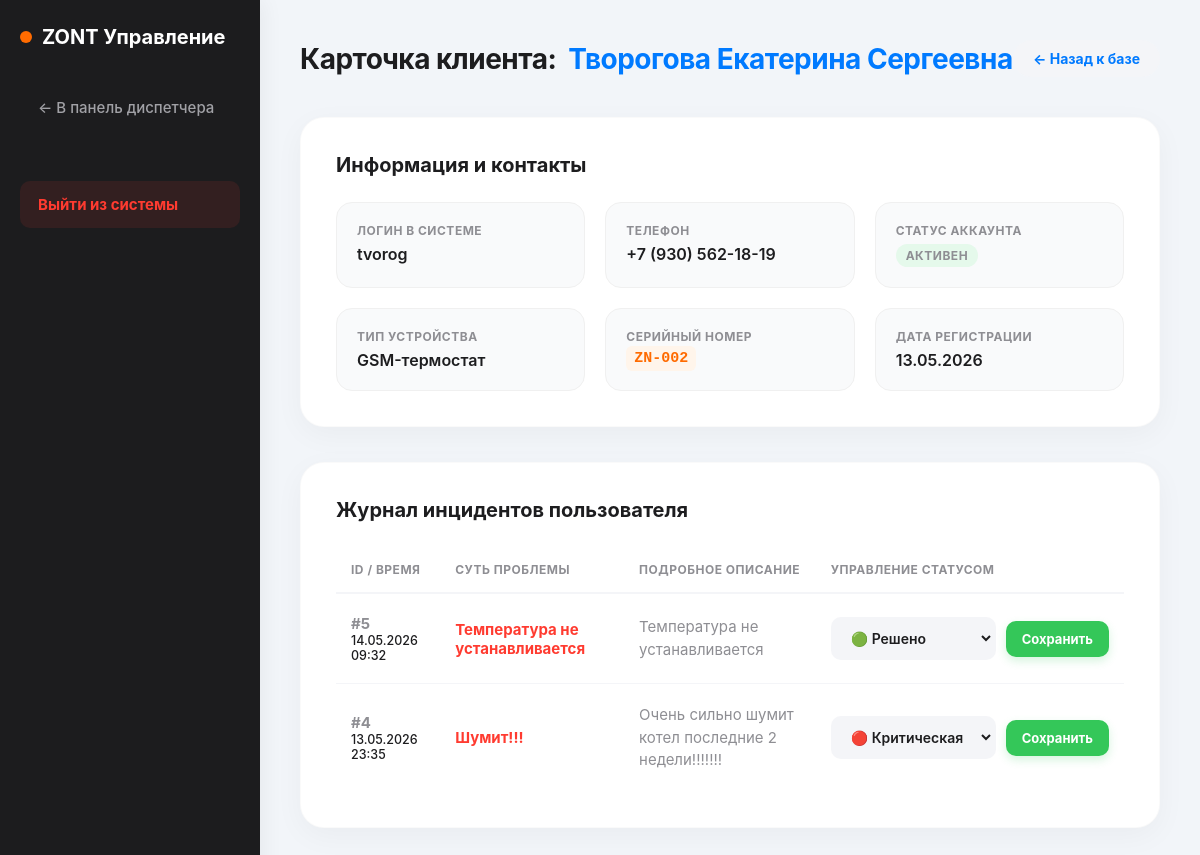
Page /management/user/5/ (signed in) on the committed database.
### monitoring/models.py (models this page shows, shortened)
class Profile(models.Model):
    user = models.OneToOneField(User, on_delete=models.CASCADE)
    fio = models.CharField(max_length=255, verbose_name="ФИО")
    phone = models.CharField(max_length=20, verbose_name="Телефон")
    target_temp = models.FloatField(default=50.0, verbose_name="Целевая температура (°C)")
    DEVICE_TYPES = [
        ('thermostat', 'GSM-термостат'),
        ('controller', 'Контроллер отопления'),
        ('tracker', 'Автомобильный трекер'),
        ('security', 'Охранная система'),
    ]
    device_type = models.CharField(max_length=50, choices=DEVICE_TYPES, verbose_name="Тип оборудования")
    serial_number = models.CharField(max_length=100, verbose_name="Серийный номер")
    is_approved = models.BooleanField(default=False, verbose_name="Аккаунт подтвержден")
    last_metric = models.FloatField(null=True, blank=True, verbose_name="Последняя метрика")
    last_metric_time = models.DateTimeField(auto_now=True, null=True)

class SupportTicket(models.Model):
    STATUS_CHOICES = [
        ('new', 'Новая (Ожидает)'),
        ('in_progress', 'В работе у инженера'),
        ('resolved', 'Решено'),
    ]
    user = models.ForeignKey(User, on_delete=models.CASCADE, verbose_name="Пользователь")
    title = models.CharField(max_length=200, verbose_name="Краткая суть проблемы")
    description = models.TextField(verbose_name="Подробное описание")
    status = models.CharField(max_length=20, choices=STATUS_CHOICES, default='new', verbose_name="Статус")
    created_at = models.DateTimeField(auto_now_add=True, verbose_name="Дата создания")

### monitoring/views.py (the view, shortened to what this page needs)
# urls.py: path('management/user/<int:user_id>/', views.user_history_view, name='user_history'),
@login_required
@user_passes_test(is_admin, login_url='/')
def user_history_view(request, user_id):
    client_user = get_object_or_404(User, id=user_id)
    client_profile = get_object_or_404(Profile, user=client_user)
    client_tickets = SupportTicket.objects.filter(user=client_user).order_by('-created_at')
    return render(request, 'user_history.html', {'client': client_profile, 'tickets': client_tickets})

### monitoring/views.py (called while the page is built)
def is_admin(user):
    return user.is_superuser

### templates/user_history.html (shortened to what this page needs)
﻿<!DOCTYPE html>
<html lang="ru">
<head>
</head>
<body>
    <div class="sidebar">
        <h2>ZONT Управление</h2>
        <nav>
            <a href="{% url 'admin_dashboard' %}">← В панель диспетчера</a>
            <a href="{% url 'logout' %}" style="margin-top: 50px; color: #ff3b30; font-weight: bold; background: rgba(255,59,48,0.1);">Выйти из системы</a>
        </nav>
    </div>
    <div class="main-content">
        <div class="header">
            <h1>Карточка клиента: <span style="color: var(--accent-blue);">{{ client.fio }}</span></h1>
            <a href="{% url 'admin_dashboard' %}" class="btn-back">← Назад к базе</a>
        </div>
        <div class="card">
            <h2>Информация и контакты</h2>
            <div class="client-info">
                <div class="info-block">
                    <span>Логин в системе</span>
                    <div class="value">{{ client.user.username }}</div>
                </div>
                <div class="info-block">
                    <span>Телефон</span>
                    <div class="value">{{ client.phone }}</div>
                </div>
                <div class="info-block">
                    <span>Статус аккаунта</span>
                    <div class="value">
                        {% if client.is_approved %}
                            <span class="status-badge status-active">Активен</span>
                        {% else %}
                            <span class="status-badge status-blocked">Заблокирован</span>
                        {% endif %}
                    </div>
                </div>
                <div class="info-block">
                    <span>Тип устройства</span>
                    <div class="value">{{ client.get_device_type_display }}</div>
                </div>
                <div class="info-block">
                    <span>Серийный номер </span>
                    <div class="value"><code class="sn-code">{{ client.serial_number }}</code></div>
                </div>
                <div class="info-block">
                    <span>Дата регистрации</span>
                    <div class="value">{{ client.user.date_joined|date:"d.m.Y" }}</div>
                </div>
            </div>
        </div>
        <div class="card">
            <h2>Журнал инцидентов пользователя</h2>
            {% if tickets %}
            <table>
                <thead>
                    <tr>
                        <th>ID / Время</th>
                        <th>Суть проблемы</th>
                        <th>Подробное описание</th>
                        <th>Управление статусом</th>
                    </tr>
                </thead>
                <tbody>
                    {% for ticket in tickets %}
                    <tr>
                        <td>
                            <strong style="color: var(--text-muted);">#{{ ticket.id }}</strong><br>
                            <small style="font-weight: 500; color: var(--text-main);">{{ ticket.created_at|date:"d.m.Y H:i" }}</small>
                        </td>
                        <td><strong style="color: var(--danger-red); font-size: 15px;">{{ ticket.title }}</strong></td>
                        <td style="max-width: 350px; line-height: 1.5; color: var(--text-muted);">{{ ticket.description }}</td>
                        <td>
                            <form method="POST" class="status-form">
                                <select name="new_status">
                                    <option value="new" {% if ticket.status == 'new' %}selected{% endif %}>🔴 Критическая</option>
                                    <option value="resolved" {% if ticket.status == 'resolved' %}selected{% endif %}>🟢 Решено</option>
                                </select>
                                <button type="submit" class="btn-save">Сохранить</button>
                            </form>
                        </td>
                    </tr>
                    {% endfor %}
                </tbody>
            </table>
            {% else %}
            <div style="background: #f4f5f8; padding: 30px; border-radius: var(--radius-md); text-align: center; margin-top: 10px;">
                <p style="color: var(--text-muted); font-size: 15px; font-weight: 500;">У этого клиента еще не было зафиксировано поломок или инцидентов.</p>
            </div>
            {% endif %}
        </div>
    </div>
</body>
</html>

### templates/user_history.html (style rules this page uses)
:root { --bg-main: #f2f5f9; --bg-card: #ffffff; --sidebar-bg: #1c1c1e; --sidebar-hover: #2c2c2e; --text-main: #1d1d1f; --text-muted: #8e8e93; --accent-blue: #007aff; --accent-orange: #ff6b00; --danger-red: #ff3b30; --success-green: #34c759; --radius-lg: 24px; --radius-md: 16px; --radius-sm: 10px; --shadow-card: 0 8px 30px rgba(0,0,0,0.04); }
* { box-sizing: border-box; margin: 0; padding: 0; font-family: -apple-system, BlinkMacSystemFont, 'Segoe UI', Roboto, Helvetica, Arial, sans-serif; }
body { background: var(--bg-main); color: var(--text-main); display: flex; min-height: 100vh; -webkit-font-smoothing: antialiased; }
.sidebar { width: 260px; background: var(--sidebar-bg); color: white; padding: 25px 20px; box-shadow: 4px 0 20px rgba(0,0,0,0.05); z-index: 10; }
.sidebar h2 { font-size: 20px; margin-bottom: 35px; color: var(--bg-card); font-weight: 700; display: flex; align-items: center; gap: 10px; }
.sidebar h2::before { content: ''; display: block; width: 12px; height: 12px; background: var(--accent-orange); border-radius: 50%; }
.sidebar nav a { display: block; color: #a1a1a6; text-decoration: none; padding: 14px 18px; margin-bottom: 8px; border-radius: var(--radius-sm); font-size: 15px; font-weight: 500; transition: 0.2s ease; }
.main-content { flex: 1; padding: 40px; overflow-y: auto; }
.header { display: flex; justify-content: space-between; align-items: center; margin-bottom: 40px; }
.header h1 { font-size: 28px; font-weight: 700; letter-spacing: -0.5px; display: flex; align-items: center; gap: 12px; }
.btn-back { background: #f4f5f8; color: var(--accent-blue); padding: 10px 20px; border-radius: 20px; text-decoration: none; font-size: 14px; font-weight: 700; transition: 0.2s; display: inline-flex; align-items: center; gap: 5px; }
.card { background: var(--bg-card); padding: 35px; border-radius: var(--radius-lg); box-shadow: var(--shadow-card); margin-bottom: 35px; border: 1px solid rgba(0,0,0,0.02); }
.card h2 { font-size: 20px; color: var(--text-main); font-weight: 700; margin-bottom: 25px; }
.client-info { display: grid; grid-template-columns: repeat(3, 1fr); gap: 20px; }
.info-block { background: #f9fafb; padding: 20px; border-radius: var(--radius-md); border: 1px solid #f0f0f0; display: flex; flex-direction: column; gap: 6px; }
.info-block span { font-size: 12px; color: var(--text-muted); text-transform: uppercase; font-weight: 700; letter-spacing: 0.5px; }
.info-block .value { font-size: 16px; color: var(--text-main); font-weight: 600; }
.status-badge { display: inline-flex; align-items: center; padding: 4px 10px; border-radius: 20px; font-size: 13px; font-weight: 700; }
.status-active { background: #e5f9eb; color: #1e873d; }
code.sn-code { background: #fff5eb; color: var(--accent-orange); padding: 4px 8px; border-radius: 6px; font-family: monospace; font-size: 15px; }
table { width: 100%; border-collapse: separate; border-spacing: 0; }
th { text-align: left; padding: 15px; color: var(--text-muted); font-size: 12px; font-weight: 700; text-transform: uppercase; letter-spacing: 0.5px; border-bottom: 2px solid #f4f5f8; }
td { padding: 20px 15px; border-bottom: 1px solid #f4f5f8; font-size: 15px; color: var(--text-main); vertical-align: middle; }
tr:last-child td { border-bottom: none; }
.status-form { display: flex; align-items: center; gap: 10px; }
.status-form select { padding: 10px 14px; border: 2px solid transparent; border-radius: var(--radius-sm); font-size: 14px; font-weight: 600; background: #f4f5f8; color: var(--text-main); outline: none; transition: 0.2s; cursor: pointer; }
.btn-save { background: var(--success-green); color: white; border: none; padding: 10px 16px; border-radius: var(--radius-sm); cursor: pointer; font-size: 13px; font-weight: 700; transition: 0.2s; box-shadow: 0 4px 10px rgba(52, 199, 89, 0.2); }

### rows in the picture
Profile: fio "Творогова Екатерина Сергеевна", user.username "tvorog", phone "+7 (930) 562-18-19", device_type "GSM-термостат", serial_number "ZN-002", user.date_joined "13.05.2026"
SupportTicket: id "5", created_at "14.05.2026 09:32", title "Температура не устанавливается", description "Температура не устанавливается", new_status "🟢 Решено"
SupportTicket: id "4", created_at "13.05.2026 23:35", title "Шумит!!!", description "Очень сильно шумит котел последние 2 недели!!!!!!!", new_status "🔴 Критическая"
